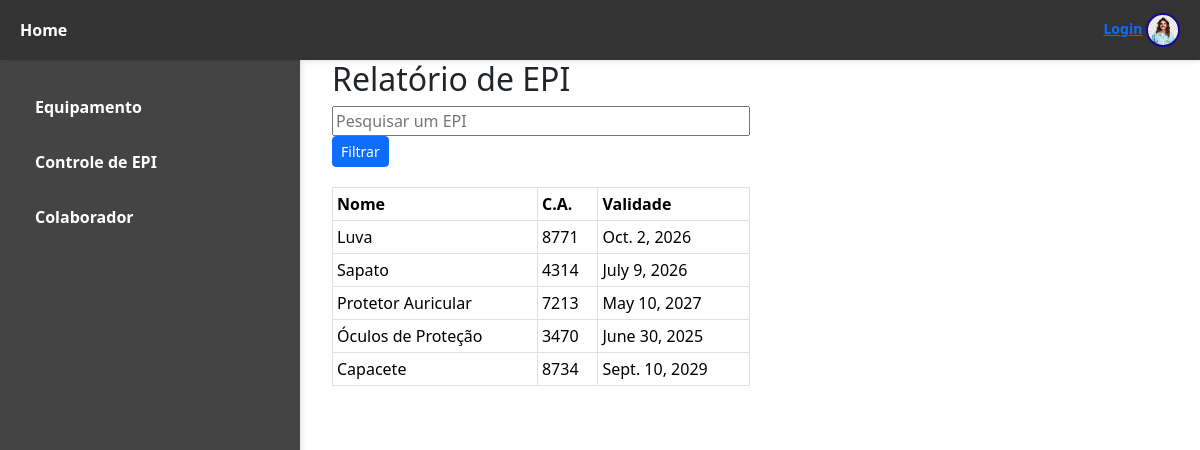
Page /listar/ on the earlier database version.
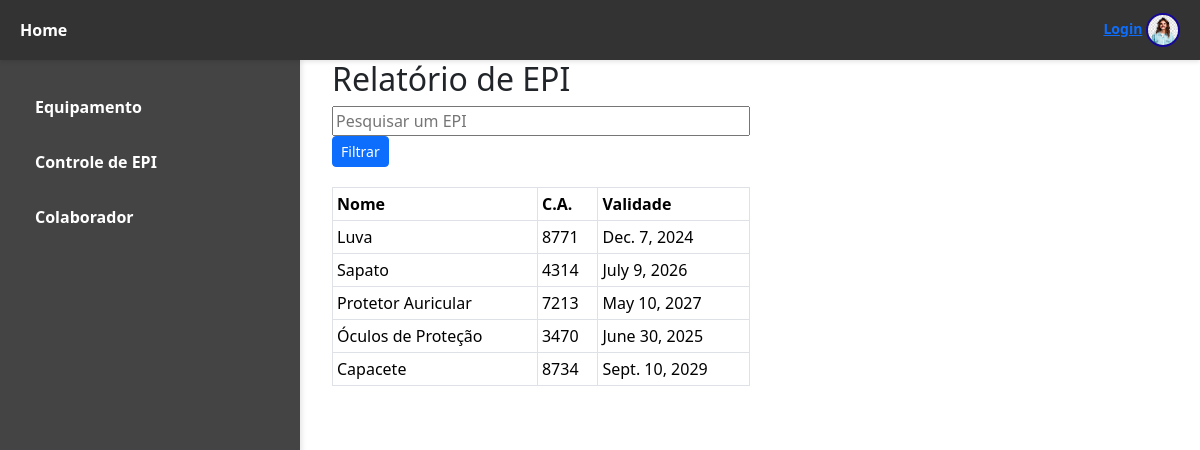
Same page on the later database version.
### epi/models.py (models this page shows, shortened)
class Equipamento(models.Model):
        nome = models.CharField(max_length=100)
        ca = models.IntegerField(max_length=100)
        validade = models.DateField()

### epi/views.py (the view)
# urls.py: path('listar/', views.listar_epi, name='listar_epi'),
def listar_epi(request):
    values = Equipamento.objects.all()
    nome = request.GET.get('nome')
    ca = request.GET.get('ca')
    validade = request.GET.get('validade')
    if nome:
        values = values.filter(nome__icontains=nome)
    if ca:
        values = values.filter(ca__icontains=ca)
    if validade:
        values = values.filter(validade__icontains=validade)
    return render(request, 'epi/globals/listar.html', {'equipamentos': values})

### epi/templates/epi/globals/listar.html (shortened to what this page needs)
{% extends "epi/index.html" %}
{% block content %}
<div class="container">
    <h2>Relatório de EPI</h2>
    <form method="get" style="width: 50%; margin-bottom: 20px;">
        <input type="text" name="nome" placeholder="Pesquisar um EPI" value="{{ request.GET.nome }}" style="width: 100%;">
        <button type="submit" class="btn btn-primary btn-sm">Filtrar</button>
    </form>
    <table class="table table-bordered table-sm" style="width: 50%;">
        <thead>
            <tr>
                <th>Nome</th>
                <th>C.A.</th>
                <th>Validade</th>
            </tr>
        </thead>
        <tbody>
            {% for equipamento in equipamentos %}
            <tr>
                <td>{{ equipamento.nome }}</td>
                <td>{{ equipamento.ca }}</td>
                <td>{{ equipamento.validade }}</td>
            </tr>
            {% empty %}
            <tr>
                <td colspan="3">Nenhum equipamento encontrado.</td>
            </tr>
            {% endfor %}
        </tbody>
    </table>
</div>
{% endblock %}

Differences in the rows shown:
changed Equipamento "Luva": validade "Oct. 2, 2026" → "Dec. 7, 2024"
